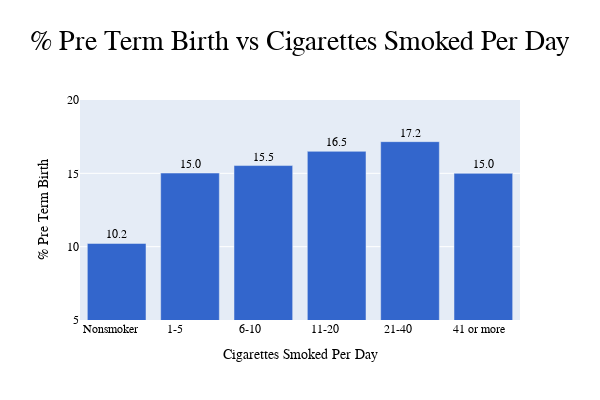

The notebook cell this image was saved under:
### Code cell
PreTerm_vs_CiarettesSmokedPerDay =  {
"Nonsmoker    ":   10.219,
"1-5          ": 	15.02,
"6-10         ":  	15.53,
"11-20        ":  	16.50,
"21-40        ": 	17.16,
"41 or more   ":   15.000
}


dict_name = PreTerm_vs_CiarettesSmokedPerDay
x_value = 'Cigarettes Smoked Per Day'
y_value = '% Pre Term Birth'
TITLE_name = y_value  + " vs " + x_value

# Convert dictionary to Pandas DataFrame
df = pd.DataFrame.from_dict(dict_name, orient='index', columns=[y_value])

# Reset the index to create a 'Age' column
df = df.reset_index().rename(columns={'index': x_value})

HEIGHT=400
WIDTH=600
range_start = 5
range_end = 20

# Create a bar graph using function plot_bar_graph that internally calls plotly
fig = plot_bar_graph(x_value, y_value, TITLE_name, df, HEIGHT, WIDTH, range_start, range_end)

fig.show()

### Figure 1 — Plotly figure (JSON) as saved in the notebook; plotly's stock layout.template omitted (floating-point values rounded to 4 significant figures)
{"data": [{"alignmentgroup": "True", "cliponaxis": false, "hovertemplate": "Cigarettes Smoked Per Day=%{x}<br>% Pre Term Birth=%{y}<extra></extra>", "legendgroup": "", "marker": {"color": "#3366CC", "pattern": {"shape": ""}}, "name": "", "offsetgroup": "", "orientation": "v", "showlegend": false, "textangle": 0, "textfont": {"size": 12}, "textposition": "outside", "texttemplate": "%{y:.3s}", "type": "bar", "x": ["Nonsmoker    ", "1-5          ", "6-10         ", "11-20        ", "21-40        ", "41 or more   "], "xaxis": "x", "y": [10.22, 15.02, 15.53, 16.5, 17.16, 15], "yaxis": "y"}], "layout": {"barmode": "relative", "font": {"color": "black", "family": "Verdana"}, "height": 400, "legend": {"title": {"font": {"color": "black"}}, "tracegroupgap": 0}, "title": {"font": {"color": "black", "family": "Verdana", "size": 28}, "text": "% Pre Term Birth vs Cigarettes Smoked Per Day"}, "width": 600, "xaxis": {"anchor": "y", "domain": [0, 1], "title": {"text": "Cigarettes Smoked Per Day"}}, "yaxis": {"anchor": "x", "domain": [0, 1], "range": [5, 20], "title": {"text": "% Pre Term Birth"}}}}
